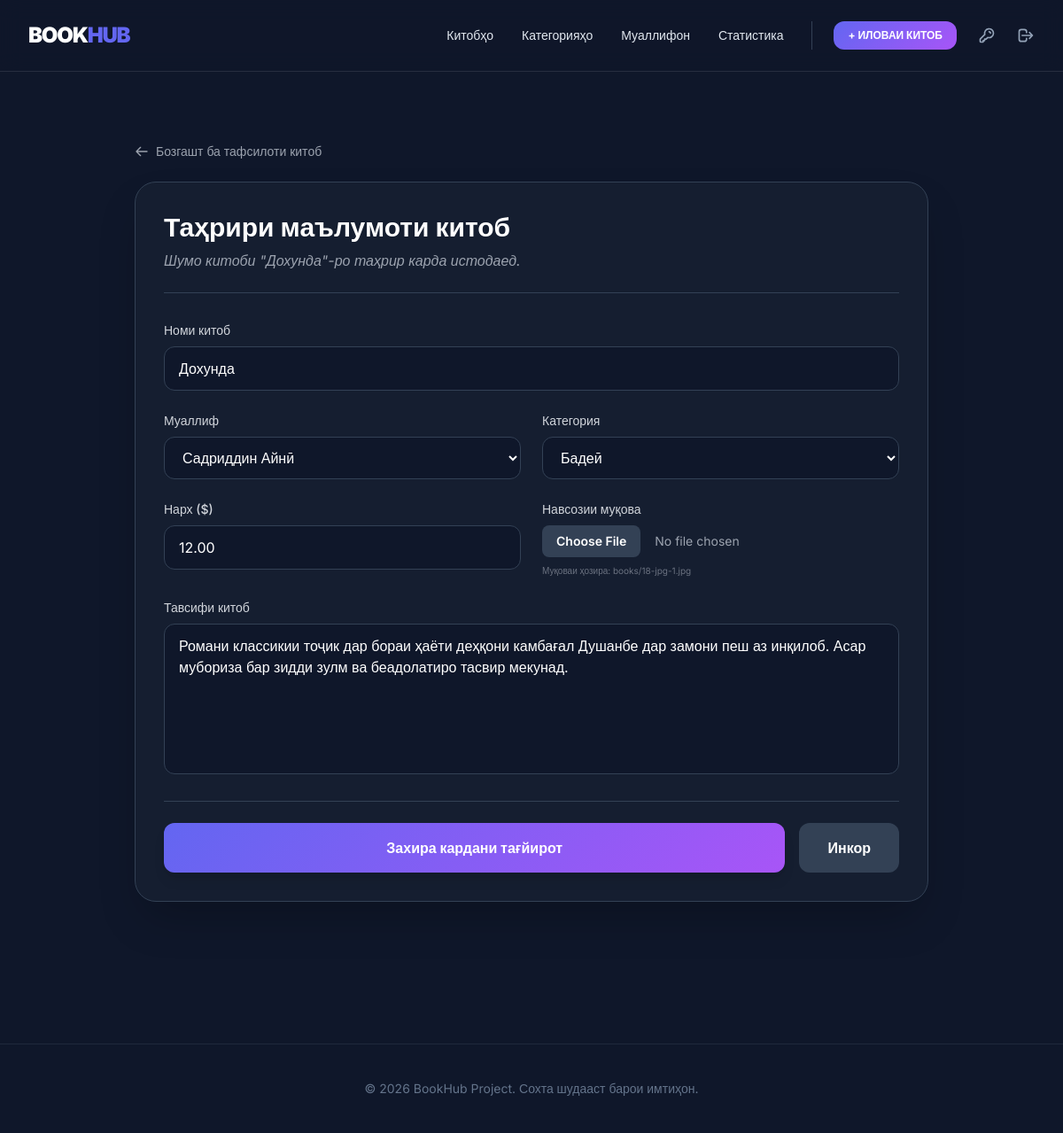
The app's page /update_book/2/ (signed in), older data.
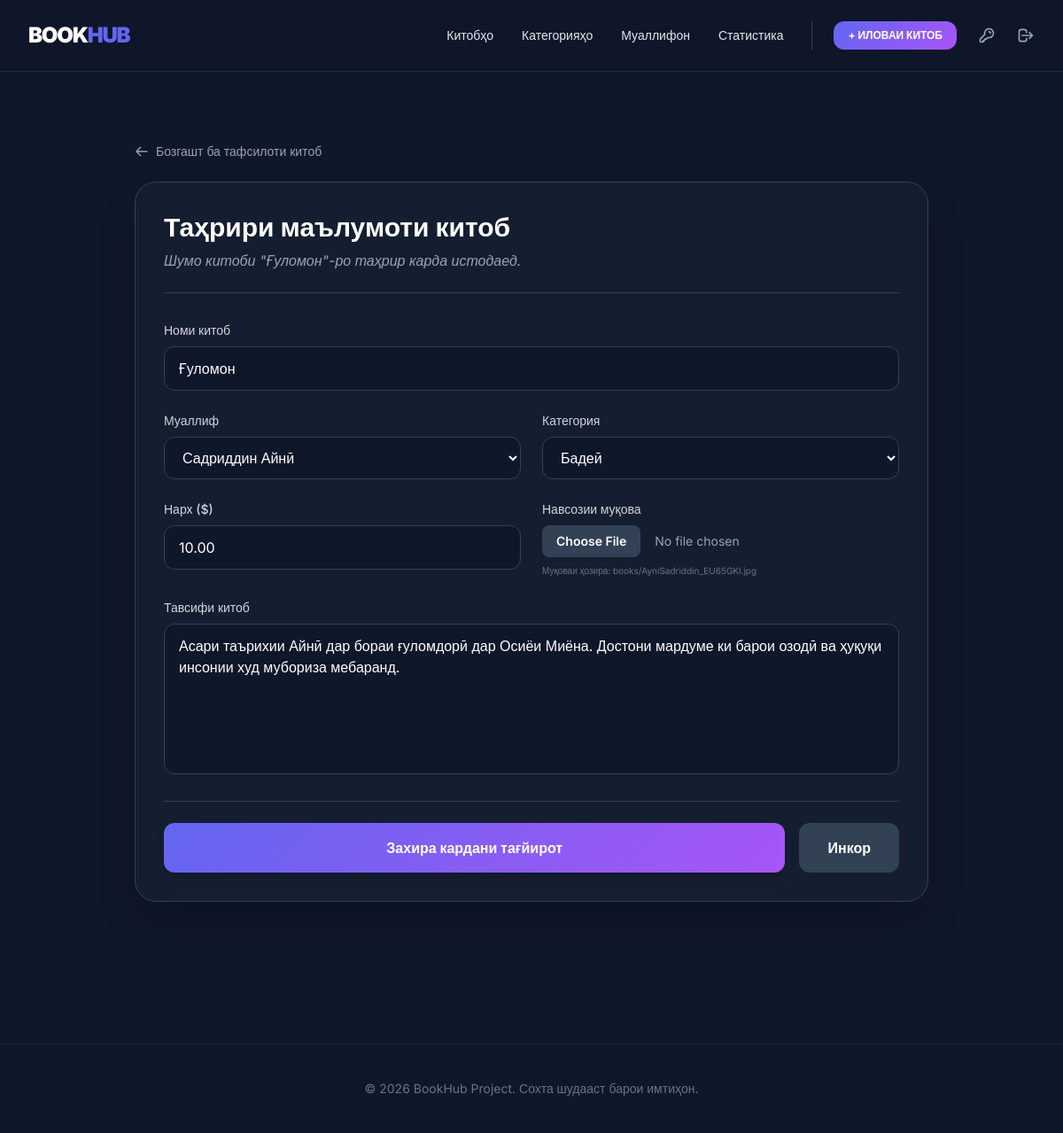
The same page, newer data.
### app/models.py (models this page shows, shortened)
class Book(models.Model):
    title = models.CharField(max_length=50)
    description = models.TextField()
    price = models.DecimalField(max_digits=15,decimal_places=2)
    cover_image = models.ImageField(upload_to="books/")
    created_at = models.DateTimeField(auto_now_add=True)
    author = models.ForeignKey(Author,related_name='books',on_delete=models.CASCADE)
    category = models.ForeignKey(Category,related_name='books',on_delete=models.CASCADE)
    created_by = models.ForeignKey(User,related_name='books',on_delete=models.CASCADE)

class Author(models.Model):
    full_name = models.CharField(max_length=50)
    bio = models.TextField()

class Category(models.Model):
    name = models.CharField(max_length=30)

### app/views.py (the view, shortened to what this page needs)
# urls.py: path('update_book/<int:id>/', update_book, name='update_book'),
def update_book(request, id):
    if not request.session.get('user_id'):
        return redirect('login')
    book = get_object_or_404(Book, id=id)
    current_user = get_object_or_404(User, id=request.session['user_id'])
    if book.created_by.id != current_user.id and not current_user.is_staff:
        messages.error(request, "Шумо ҳуқуқи таҳрир кардани ин китобро надоред!")
        return redirect('list_book')
    book = get_object_or_404(Book, id=id)
    authors    = Author.objects.all()
    categories = Category.objects.all()
    return render(request, 'update_book.html', {'book': book, 'authors': authors, 'categories': categories})

### templates/update_book.html (shortened to what the changed rows need)
{% extends 'base.html' %}
{% block content %}
<div class="max-w-4xl mx-auto py-10">
    <div class="bg-slate-800/40 border border-slate-700 rounded-3xl p-8 shadow-2xl">
        <div class="mb-8 border-b border-slate-700 pb-6">
            <h1 class="text-3xl font-bold text-white">Таҳрири маълумоти китоб</h1>
            <p class="text-gray-400 mt-2 italic">Шумо китоби "{{ book.title }}"-ро таҳрир карда истодаед.</p>
        </div>
        <form method="POST" enctype="multipart/form-data" class="space-y-6">
            <div class="grid grid-cols-1 md:grid-cols-2 gap-6">
                <div class="md:col-span-2">
                    <label class="block text-sm font-medium text-gray-300 mb-2">Номи китоб</label>
                    <input type="text" name="title" value="{{ book.title }}" required
                           class="w-full bg-slate-900 border border-slate-700 text-white rounded-xl px-4 py-3 focus:ring-2 focus:ring-indigo-500 outline-none transition">
                </div>
                <div>
                    <label class="block text-sm font-medium text-gray-300 mb-2">Муаллиф</label>
                    <select name="author" required
                            class="w-full bg-slate-900 border border-slate-700 text-white rounded-xl px-4 py-3 focus:ring-2 focus:ring-indigo-500 outline-none transition">
                        {% for author in authors %}
                            <option value="{{ author.id }}" {% if author.id == book.author.id %}selected{% endif %}>
                                {{ author.full_name }}
                            </option>
                        {% endfor %}
                    </select>
                </div>
                <div>
                    <label class="block text-sm font-medium text-gray-300 mb-2">Категория</label>
                    <select name="category" required
                            class="w-full bg-slate-900 border border-slate-700 text-white rounded-xl px-4 py-3 focus:ring-2 focus:ring-indigo-500 outline-none transition">
                        {% for cat in categories %}
                            <option value="{{ cat.id }}" {% if cat.id == book.category.id %}selected{% endif %}>
                                {{ cat.name }}
                            </option>
                        {% endfor %}
                    </select>
                </div>
                <div>
                    <label class="block text-sm font-medium text-gray-300 mb-2">Нарх ($)</label>
                    <input type="number" step="0.01" name="price" value="{{ book.price }}" required
                           class="w-full bg-slate-900 border border-slate-700 text-white rounded-xl px-4 py-3 focus:ring-2 focus:ring-indigo-500 outline-none transition">
                </div>
                <div>
                    <label class="block text-sm font-medium text-gray-300 mb-2">Навсозии муқова</label>
                    <input type="file" name="cover_image" accept="image/*"
                           class="w-full text-sm text-gray-400 file:mr-4 file:py-2 file:px-4 file:rounded-lg file:border-0 file:text-sm file:font-semibold file:bg-slate-700 file:text-white hover:file:bg-indigo-600 transition cursor-pointer">
                    {% if book.cover_image %}
                        <p class="text-[10px] text-gray-500 mt-2">Муқоваи ҳозира: {{ book.cover_image.name }}</p>
                    {% endif %}
                </div>
            </div>
            <div>
                <label class="block text-sm font-medium text-gray-300 mb-2">Тавсифи китоб</label>
                <textarea name="description" rows="6" required
                          class="w-full bg-slate-900 border border-slate-700 text-white rounded-xl px-4 py-3 focus:ring-2 focus:ring-indigo-500 outline-none transition resize-none">{{ book.description }}</textarea>
            </div>
        </form>
    </div>
</div>
{% endblock %}

Row changes from the older to the newer data that the page shows:
changed Book "Садриддин Айнӣ": title "Дохунда" → "Ғуломон"; price "12.00" → "10.00"; cover_image.name "books/18-jpg-1.jpg" → "books/AyniSadriddin_EU65GKl.jpg"; description "Романи классикии тоҷик дар бораи ҳаёти деҳқони камбағал Душанбе дар замони пеш аз инқилоб. Асар мубориза бар зидди зулм ва беадолатиро тасвир мекунад." → "Асари таърихии Айнӣ дар бораи ғуломдорӣ дар Осиёи Миёна. Достони мардуме ки барои озодӣ ва ҳуқуқи инсонии худ мубориза мебаранд."
